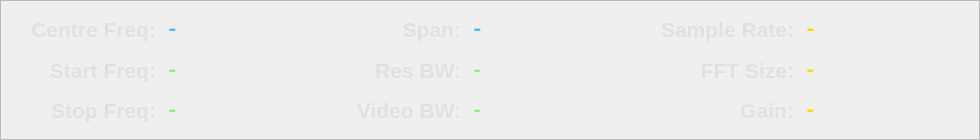
         <widget class="QFrame" name="frame_2">
          <property name="minimumSize">
           <size>
            <width>0</width>
            <height>140</height>
           </size>
          </property>
          <property name="maximumSize">
           <size>
            <width>16777215</width>
            <height>140</height>
           </size>
          </property>
          <property name="styleSheet">
           <string notr="true">QFrame#frame_2 {
    background-color: #2b2b2b;
    border: 2px solid #404040;
    border-radius: 5px;
    padding: 10px;
}
QLabel {
    color: #e0e0e0;
}
</string>
          </property>
          <property name="frameShape">
           <enum>QFrame::StyledPanel</enum>
          </property>
          <property name="frameShadow">
           <enum>QFrame::Raised</enum>
          </property>
          <layout class="QGridLayout" name="gridLayout">
           <property name="leftMargin">
            <number>15</number>
           </property>
           <property name="topMargin">
            <number>12</number>
           </property>
           <property name="rightMargin">
            <number>15</number>
           </property>
           <property name="bottomMargin">
            <number>12</number>
           </property>
           <property name="horizontalSpacing">
            <number>30</number>
           </property>
           <property name="verticalSpacing">
            <number>8</number>
           </property>
           <item row="0" column="0">
            <layout class="QHBoxLayout" name="horizontalLayout_5">
             <property name="spacing">
              <number>10</number>
             </property>
             <item>
              <widget class="QLabel" name="label_centre_freq">
               <property name="minimumSize">
                <size>
                 <width>140</width>
                 <height>0</height>
                </size>
               </property>
               <property name="font">
                <font>
                 <pointsize>16</pointsize>
                 <bold>true</bold>
                </font>
               </property>
               <property name="text">
                <string>Centre Freq:</string>
               </property>
               <property name="alignment">
                <set>Qt::AlignRight|Qt::AlignTrailing|Qt::AlignVCenter</set>
               </property>
              </widget>
             </item>
             <item>
              <widget class="QLabel" name="output_centre_freq">
               <property name="minimumSize">
                <size>
                 <width>160</width>
                 <height>0</height>
                </size>
               </property>
               <property name="font">
                <font>
                 <family>Monospace</family>
                 <pointsize>16</pointsize>
                 <bold>true</bold>
                </font>
               </property>
               <property name="styleSheet">
                <string notr="true">color: #4db8ff;</string>
               </property>
               <property name="text">
                <string>-</string>
               </property>
              </widget>
             </item>
            </layout>
           </item>
           <item row="0" column="1">
            <layout class="QHBoxLayout" name="horizontalLayout_6">
             <property name="spacing">
              <number>10</number>
             </property>
             <item>
              <widget class="QLabel" name="label_span">
               <property name="minimumSize">
                <size>
                 <width>100</width>
                 <height>0</height>
                </size>
               </property>
               <property name="font">
                <font>
                 <pointsize>16</pointsize>
                 <bold>true</bold>
                </font>
               </property>
               <property name="text">
                <string>Span:</string>
               </property>
               <property name="alignment">
                <set>Qt::AlignRight|Qt::AlignTrailing|Qt::AlignVCenter</set>
               </property>
              </widget>
             </item>
             <item>
              <widget class="QLabel" name="output_span">
               <property name="minimumSize">
                <size>
                 <width>160</width>
                 <height>0</height>
                </size>
               </property>
               <property name="font">
                <font>
                 <family>Monospace</family>
                 <pointsize>16</pointsize>
                 <bold>true</bold>
                </font>
               </property>
               <property name="styleSheet">
                <string notr="true">color: #4db8ff;</string>
               </property>
               <property name="text">
                <string>-</string>
               </property>
              </widget>
             </item>
            </layout>
           </item>
           <item row="1" column="0">
            <layout class="QHBoxLayout" name="horizontalLayout_8">
             <property name="spacing">
              <number>10</number>
             </property>
             <item>
              <widget class="QLabel" name="label_start_freq">
               <property name="minimumSize">
                <size>
                 <width>140</width>
                 <height>0</height>
                </size>
               </property>
               <property name="font">
                <font>
                 <pointsize>16</pointsize>
                 <bold>true</bold>
                </font>
               </property>
               <property name="text">
                <string>Start Freq:</string>
               </property>
               <property name="alignment">
                <set>Qt::AlignRight|Qt::AlignTrailing|Qt::AlignVCenter</set>
               </property>
              </widget>
             </item>
             <item>
              <widget class="QLabel" name="output_start_freq">
               <property name="minimumSize">
                <size>
                 <width>160</width>
                 <height>0</height>
                </size>
               </property>
               <property name="font">
                <font>
                 <family>Monospace</family>
                 <pointsize>16</pointsize>
                 <bold>true</bold>
                </font>
               </property>
               <property name="styleSheet">
                <string notr="true">color: #90ee90;</string>
               </property>
               <property name="text">
                <string>-</string>
               </property>
              </widget>
             </item>
            </layout>
           </item>
           <item row="2" column="0">
            <layout class="QHBoxLayout" name="horizontalLayout_11">
             <property name="spacing">
              <number>10</number>
             </property>
             <item>
              <widget class="QLabel" name="label_stop_freq">
               <property name="minimumSize">
                <size>
                 <width>140</width>
                 <height>0</height>
                </size>
               </property>
               <property name="font">
                <font>
                 <pointsize>16</pointsize>
                 <bold>true</bold>
                </font>
               </property>
               <property name="text">
                <string>Stop Freq:</string>
               </property>
               <property name="alignment">
                <set>Qt::AlignRight|Qt::AlignTrailing|Qt::AlignVCenter</set>
               </property>
              </widget>
             </item>
             <item>
              <widget class="QLabel" name="output_stop_freq">
               <property name="minimumSize">
                <size>
                 <width>160</width>
                 <height>0</height>
                </size>
               </property>
               <property name="font">
                <font>
                 <family>Monospace</family>
                 <pointsize>16</pointsize>
                 <bold>true</bold>
                </font>
               </property>
               <property name="styleSheet">
                <string notr="true">color: #90ee90;</string>
               </property>
               <property name="text">
                <string>-</string>
               </property>
              </widget>
             </item>
            </layout>
           </item>
           <item row="0" column="2">
            <layout class="QHBoxLayout" name="horizontalLayout_10">
             <property name="spacing">
              <number>10</number>
             </property>
             <item>
              <widget class="QLabel" name="label_sample_rate">
               <property name="minimumSize">
                <size>
                 <width>100</width>
                 <height>0</height>
                </size>
               </property>
               <property name="font">
                <font>
                 <pointsize>16</pointsize>
                 <bold>true</bold>
                </font>
               </property>
               <property name="text">
                <string>Sample Rate:</string>
               </property>
               <property name="alignment">
                <set>Qt::AlignRight|Qt::AlignTrailing|Qt::AlignVCenter</set>
               </property>
              </widget>
             </item>
             <item>
              <widget class="QLabel" name="output_sample_rate">
               <property name="minimumSize">
                <size>
                 <width>160</width>
                 <height>0</height>
                </size>
               </property>
               <property name="font">
                <font>
                 <family>Monospace</family>
                 <pointsize>16</pointsize>
                 <bold>true</bold>
                </font>
               </property>
               <property name="styleSheet">
                <string notr="true">color: #ffd700;</string>
               </property>
               <property name="text">
                <string>-</string>
               </property>
              </widget>
             </item>
            </layout>
           </item>
           <item row="1" column="1">
            <layout class="QHBoxLayout" name="horizontalLayout_4">
             <property name="spacing">
              <number>10</number>
             </property>
             <item>
              <widget class="QLabel" name="label_res_bw">
               <property name="minimumSize">
                <size>
                 <width>100</width>
                 <height>0</height>
                </size>
               </property>
               <property name="font">
                <font>
                 <pointsize>16</pointsize>
                 <bold>true</bold>
                </font>
               </property>
               <property name="text">
                <string>Res BW:</string>
               </property>
               <property name="alignment">
                <set>Qt::AlignRight|Qt::AlignTrailing|Qt::AlignVCenter</set>
               </property>
              </widget>
             </item>
             <item>
              <widget class="QLabel" name="output_res_bw">
               <property name="minimumSize">
                <size>
                 <width>160</width>
                 <height>0</height>
                </size>
               </property>
               <property name="font">
                <font>
                 <family>Monospace</family>
                 <pointsize>16</pointsize>
                 <bold>true</bold>
                </font>
               </property>
               <property name="styleSheet">
                <string notr="true">color: #90ee90;</string>
               </property>
               <property name="text">
                <string>-</string>
               </property>
              </widget>
             </item>
            </layout>
           </item>
           <item row="2" column="1">
            <layout class="QHBoxLayout" name="horizontalLayout_7">
             <property name="spacing">
              <number>10</number>
             </property>
             <item>
              <widget class="QLabel" name="label_video_bw">
               <property name="minimumSize">
                <size>
                 <width>100</width>
                 <height>0</height>
                </size>
               </property>
               <property name="font">
                <font>
                 <pointsize>16</pointsize>
                 <bold>true</bold>
                </font>
               </property>
               <property name="text">
                <string>Video BW:</string>
               </property>
               <property name="alignment">
                <set>Qt::AlignRight|Qt::AlignTrailing|Qt::AlignVCenter</set>
               </property>
              </widget>
             </item>
             <item>
              <widget class="QLabel" name="output_video_bw">
               <property name="minimumSize">
                <size>
                 <width>160</width>
                 <height>0</height>
                </size>
               </property>
               <property name="font">
                <font>
                 <family>Monospace</family>
                 <pointsize>16</pointsize>
                 <bold>true</bold>
                </font>
               </property>
               <property name="styleSheet">
                <string notr="true">color: #90ee90;</string>
               </property>
               <property name="text">
                <string>-</string>
               </property>
              </widget>
             </item>
            </layout>
           </item>
           <item row="1" column="2">
            <layout class="QHBoxLayout" name="horizontalLayout_12">
             <property name="spacing">
              <number>10</number>
             </property>
             <item>
              <widget class="QLabel" name="label_sample_size">
               <property name="minimumSize">
                <size>
                 <width>100</width>
                 <height>0</height>
                </size>
               </property>
               <property name="font">
                <font>
                 <pointsize>16</pointsize>
                 <bold>true</bold>
                </font>
               </property>
               <property name="text">
                <string>FFT Size:</string>
               </property>
               <property name="alignment">
                <set>Qt::AlignRight|Qt::AlignTrailing|Qt::AlignVCenter</set>
               </property>
              </widget>
             </item>
             <item>
              <widget class="QLabel" name="output_sample_size">
               <property name="minimumSize">
                <size>
                 <width>160</width>
                 <height>0</height>
                </size>
               </property>
               <property name="font">
                <font>
                 <family>Monospace</family>
                 <pointsize>16</pointsize>
                 <bold>true</bold>
                </font>
               </property>
               <property name="styleSheet">
                <string notr="true">color: #ffd700;</string>
               </property>
               <property name="text">
                <string>-</string>
               </property>
              </widget>
             </item>
            </layout>
           </item>
           <item row="2" column="2">
            <layout class="QHBoxLayout" name="horizontalLayout_9">
             <property name="spacing">
              <number>10</number>
             </property>
             <item>
              <widget class="QLabel" name="label_gain">
               <property name="minimumSize">
                <size>
                 <width>100</width>
                 <height>0</height>
                </size>
               </property>
               <property name="font">
                <font>
                 <pointsize>16</pointsize>
                 <bold>true</bold>
                </font>
               </property>
               <property name="text">
                <string>Gain:</string>
               </property>
               <property name="alignment">
                <set>Qt::AlignRight|Qt::AlignTrailing|Qt::AlignVCenter</set>
               </property>
              </widget>
             </item>
             <item>
              <widget class="QLabel" name="output_gain">
               <property name="minimumSize">
                <size>
                 <width>160</width>
                 <height>0</height>
                </size>
               </property>
               <property name="font">
                <font>
                 <family>Monospace</family>
                 <pointsize>16</pointsize>
                 <bold>true</bold>
                </font>
               </property>
               <property name="styleSheet">
                <string notr="true">color: #ffd700;</string>
               </property>
               <property name="text">
                <string>-</string>
               </property>
              </widget>
             </item>
            </layout>
           </item>
          </layout>
         </widget>
